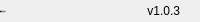
              <widget class="QFrame" name="bottomBar">
               <property name="minimumSize">
                <size>
                 <width>0</width>
                 <height>22</height>
                </size>
               </property>
               <property name="maximumSize">
                <size>
                 <width>16777215</width>
                 <height>22</height>
                </size>
               </property>
               <property name="frameShape">
                <enum>QFrame::NoFrame</enum>
               </property>
               <property name="frameShadow">
                <enum>QFrame::Raised</enum>
               </property>
               <layout class="QHBoxLayout" name="horizontalLayout_5">
                <property name="spacing">
                 <number>0</number>
                </property>
                <property name="leftMargin">
                 <number>0</number>
                </property>
                <property name="topMargin">
                 <number>0</number>
                </property>
                <property name="rightMargin">
                 <number>0</number>
                </property>
                <property name="bottomMargin">
                 <number>0</number>
                </property>
                <item>
                 <widget class="QLabel" name="creditsLabel">
                  <property name="maximumSize">
                   <size>
                    <width>16777215</width>
                    <height>16</height>
                   </size>
                  </property>
                  <property name="font">
                   <font>
                    <family>Microsoft YaHei UI</family>
                    <pointsize>-1</pointsize>
                    <italic>false</italic>
                    <bold>false</bold>
                   </font>
                  </property>
                  <property name="text">
                   <string>微信群发助手</string>
                  </property>
                  <property name="alignment">
                   <set>Qt::AlignLeading|Qt::AlignLeft|Qt::AlignVCenter</set>
                  </property>
                 </widget>
                </item>
                <item>
                 <widget class="QLabel" name="version">
                  <property name="text">
                   <string>v1.0.3</string>
                  </property>
                  <property name="alignment">
                   <set>Qt::AlignRight|Qt::AlignTrailing|Qt::AlignVCenter</set>
                  </property>
                 </widget>
                </item>
                <item>
                 <widget class="QFrame" name="frame_size_grip">
                  <property name="minimumSize">
                   <size>
                    <width>20</width>
                    <height>0</height>
                   </size>
                  </property>
                  <property name="maximumSize">
                   <size>
                    <width>20</width>
                    <height>16777215</height>
                   </size>
                  </property>
                  <property name="frameShape">
                   <enum>QFrame::NoFrame</enum>
                  </property>
                  <property name="frameShadow">
                   <enum>QFrame::Raised</enum>
                  </property>
                 </widget>
                </item>
               </layout>
              </widget>
